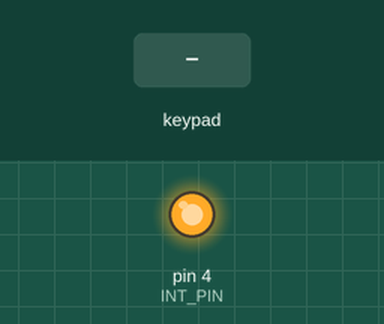
The sketch below on a simulated Arduino Uno, built with avr-gcc and run on an emulated ATmega328P. Shown: output pins drawn as LEDs (lit = HIGH). Inputs (shaded band) come from the test bench.

Above: at 1.2 s.
1.3 s: key '1' pressed
At 1.8 s:
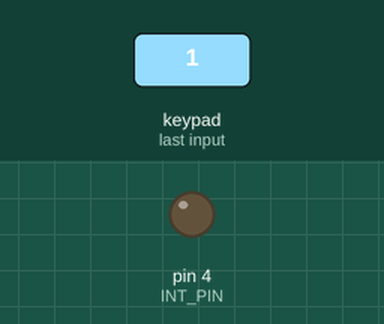
Timing chart, 0 to 4.3 s (numbered marks = the images above; inputs shaded):
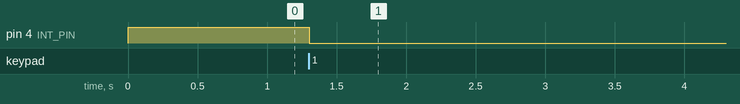

Measured:
- after the input at 1.3 s, pin 4 (INT_PIN): HIGH → LOW at once

The sketch:

Keypad.ino
```cpp
/*
 * Smart Water Dispenser System
 *
 * This is the sketch for the Arduino Pro Micro.
 *
 * When a button is pressed, the pin connected to the interrupt of the controller (Arduino Uno)
 * is set to 'LOW' (Logic 0).
 * The Arduino Pro Micro receives a request from the controller to send the keypad message.
 *
 * LIBRARIES:
 *  - Keypad Library for keypad matrix handling.
 *  - Wire Library for I2C Communication.
 *
 * Keypad Control:
 *  "1" - Valve 1 ON/OFF
 *  "2" - Valve 2 ON/OFF
 *  "3" - Valve 3 ON/OFF
 *  "4" - Pump 1 ON/OFF
 *  "*" - All Valves and Pumps OFF
 *  "#" - All Valves and Pumps ON
 */


#include <Keypad.h>
#include <Wire.h>

// Number of Rows and Columns
#define ROWS 4
#define COLUMNS 3

// Value of the trigger pin that is connected to the controller's interrupt
#define INT_PIN 4
// I2C Address.
#define KEYPAD_ADDRESS 0x08

// A 2-dimensional array that holds the characters to be sent.
// It is with respect to the position of buttons in the matrix.
char keys[ROWS][COLUMNS] = {
  {'1','2','3'},
  {'4','5','6'},
  {'7','8','9'},
  {'*','0','#'}
};

// Variable to hold the character of the pressed key.
char pressedKey;

// Pin definitions of the rows and columns.
uint8_t rowPins[ROWS] = {15, 14, 16, 10};
uint8_t columnPins[COLUMNS] = {A0, A1, A2};

// Object initialization of the keypad. The parameters are pointer to the character map,
// pin definitions of rows and columns and number of rows and columns.
Keypad keypad = Keypad( makeKeymap(keys), rowPins, columnPins, ROWS, COLUMNS);

// Setup function of the code. This executes only once.
void setup() {

  // Initialization of Serial communication for debugging.
//  Serial.begin(9600);
  // Initialization of I2C communication. Used for Keypad. Need to pass the address here.
  Wire.begin(KEYPAD_ADDRESS);

  // Linking the Callback function if there is a I2C request.
  Wire.onRequest(requestEvent);

  // Setup of the interrupt pin.
  pinMode(INT_PIN, OUTPUT);
  // Setting the value of the interrupt trigger pin.
  digitalWrite(INT_PIN, HIGH);

}

// Loop function of the code. This executes continuously.
void loop() {

  // Local variable for storing the keypad response. This is an example of polling.
  char key = keypad.getKey();

  // If we get a response
  if (key) {

    // Trigger the interrupt in the controller.
    digitalWrite(INT_PIN, LOW);
    // Store the key in a global variable as we do not know the timing of the I2C request.
    pressedKey = key;
    // Print the key in Serial Monitor for debugging.
//    Serial.println(key);
  }
}

// Callback function for I2C request.
void requestEvent() {

  // Reset the interrupt trigger.
  digitalWrite(INT_PIN, HIGH);
  // Send the keypad response to the controller.
  Wire.write(pressedKey);
}
```
